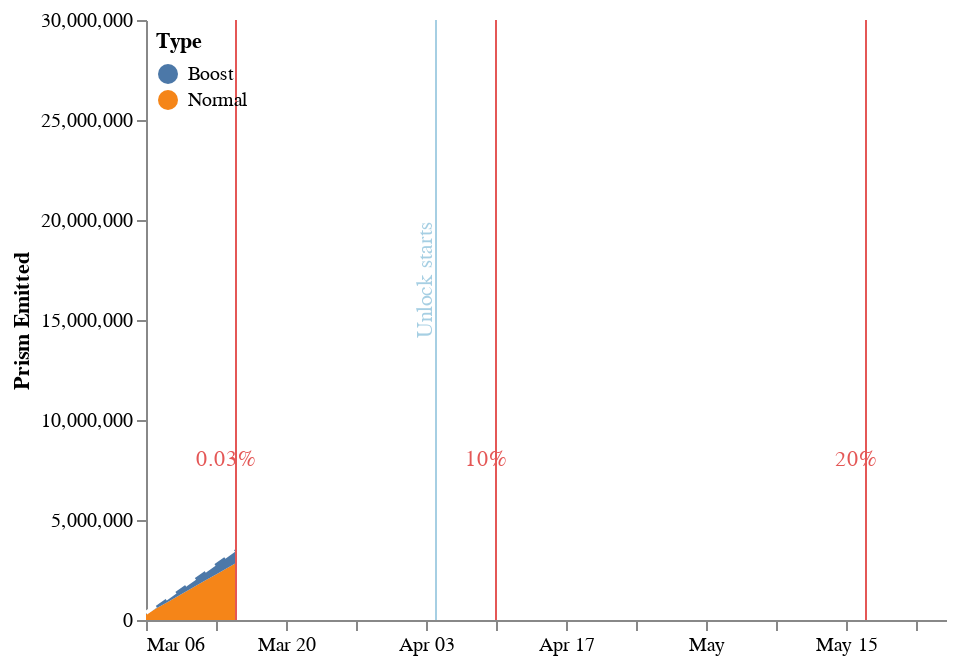

Write notebook code for a chart like this one.
### Code cell
cp = PrismEmittedChartProvider()
cp.prism_emitted_chart(pe_dp.prism_emitted, pe_dp.prism_emitted_so_far, 
                       pe_dp.dates_to_mark, pe_dp.extra_dates_to_mark, '2022-05-25')

### Figure 1 — Vega-Lite specification as saved in the notebook (floating-point values rounded to 4 significant figures)
{"config": {"view": {"continuousWidth": 400, "continuousHeight": 300, "strokeOpacity": 0}, "axis": {"grid": false}, "mark": {"color": "#ffffff"}}, "layer": [{"data": {"name": "data-dcbbd8cc193ebf16c34ae57b0520e0fd"}, "mark": "area", "encoding": {"color": {"field": "Type", "legend": {"direction": "vertical", "legendY": 0, "orient": "none", "padding": 5}, "type": "nominal"}, "tooltip": [{"field": "Date", "type": "temporal"}, {"field": "Type", "type": "nominal"}, {"field": "Amount emitted", "type": "nominal"}], "x": {"field": "Date", "type": "temporal"}, "y": {"field": "Amount", "type": "quantitative"}}}, {"data": {"name": "data-584a0ee3d84936252c7d431598465173"}, "mark": {"type": "line", "strokeDash": [6, 6]}, "encoding": {"x": {"field": "Date", "type": "temporal"}, "y": {"field": "Total Prism", "type": "quantitative"}}}, {"data": {"name": "data-83bde44720af6aad5fababc0fe6339bf"}, "mark": {"type": "rule", "color": "#e45756"}, "encoding": {"x": {"field": "Date", "type": "temporal"}}}, {"data": {"name": "data-83bde44720af6aad5fababc0fe6339bf"}, "mark": {"type": "text", "angle": 0, "color": "#e45756"}, "encoding": {"text": {"field": "text", "type": "nominal"}, "x": {"axis": {"title": ""}, "field": "text_date", "type": "temporal"}, "y": {"field": "height", "type": "quantitative"}}}, {"data": {"name": "data-c8548f5ea70f93ff4dc96480c0deb06f"}, "mark": {"type": "rule", "color": "#a6cfe3"}, "encoding": {"x": {"field": "Date", "type": "temporal"}}}, {"data": {"name": "data-c8548f5ea70f93ff4dc96480c0deb06f"}, "mark": {"type": "text", "angle": 270, "color": "#a6cfe3"}, "encoding": {"text": {"field": "text", "type": "nominal"}, "x": {"axis": {"title": ""}, "field": "text_date", "type": "temporal"}, "y": {"axis": {"title": "Prism Emitted"}, "field": "height", "type": "quantitative"}}}], "$schema": "https://vega.github.io/schema/vega-lite/v4.17.0.json", "datasets": {"data-dcbbd8cc193ebf16c34ae57b0520e0fd": [{"Date": "2022-03-06", "Amount": 284900.0, "Type": "Normal", "Amount emitted": "0.28M"}, {"Date": "2022-03-07", "Amount": 569900.0, "Type": "Normal", "Amount emitted": "0.57M"}, {"Date": "2022-03-08", "Amount": 854800.0, "Type": "Normal", "Amount emitted": "0.85M"}, {"Date": "2022-03-09", "Amount": 1140000.0, "Type": "Normal", "Amount emitted": "1.14M"}, {"Date": "2022-03-10", "Amount": 1425000.0, "Type": "Normal", "Amount emitted": "1.42M"}, {"Date": "2022-03-11", "Amount": 1710000.0, "Type": "Normal", "Amount emitted": "1.71M"}, {"Date": "2022-03-12", "Amount": 1995000.0, "Type": "Normal", "Amount emitted": "1.99M"}, {"Date": "2022-03-13", "Amount": 2279000.0, "Type": "Normal", "Amount emitted": "2.28M"}, {"Date": "2022-03-14", "Amount": 2564000.0, "Type": "Normal", "Amount emitted": "2.56M"}, {"Date": "2022-03-15", "Amount": 2849000.0, "Type": "Normal", "Amount emitted": "2.85M"}, {"Date": "2022-03-06", "Amount": 71230.0, "Type": "Boost", "Amount emitted": "0.07M"}, {"Date": "2022-03-07", "Amount": 142500.0, "Type": "Boost", "Amount emitted": "0.14M"}, {"Date": "2022-03-08", "Amount": 213700.0, "Type": "Boost", "Amount emitted": "0.21M"}, {"Date": "2022-03-09", "Amount": 284900.0, "Type": "Boost", "Amount emitted": "0.28M"}, {"Date": "2022-03-10", "Amount": 356200.0, "Type": "Boost", "Amount emitted": "0.36M"}, {"Date": "2022-03-11", "Amount": 427400.0, "Type": "Boost", "Amount emitted": "0.43M"}, {"Date": "2022-03-12", "Amount": 498600.0, "Type": "Boost", "Amount emitted": "0.5M"}, {"Date": "2022-03-13", "Amount": 569900.0, "Type": "Boost", "Amount emitted": "0.57M"}, {"Date": "2022-03-14", "Amount": 641100.0, "Type": "Boost", "Amount emitted": "0.64M"}, {"Date": "2022-03-15", "Amount": 712300.0, "Type": "Boost", "Amount emitted": "0.71M"}], "data-584a0ee3d84936252c7d431598465173": [{"Date": "2022-03-06", "Total Prism": 356200.0, "Normal": 284900.0, "Boost": 71230.0}, {"Date": "2022-03-07", "Total Prism": 712300.0, "Normal": 569900.0, "Boost": 142500.0}, {"Date": "2022-03-08", "Total Prism": 1068000.0, "Normal": 854800.0, "Boost": 213700.0}, {"Date": "2022-03-09", "Total Prism": 1425000.0, "Normal": 1140000.0, "Boost": 284900.0}, {"Date": "2022-03-10", "Total Prism": 1781000.0, "Normal": 1425000.0, "Boost": 356200.0}, {"Date": "2022-03-11", "Total Prism": 2137000.0, "Normal": 1710000.0, "Boost": 427400.0}, {"Date": "2022-03-12", "Total Prism": 2493000.0, "Normal": 1995000.0, "Boost": 498600.0}, {"Date": "2022-03-13", "Total Prism": 2849000.0, "Normal": 2279000.0, "Boost": 569900.0}, {"Date": "2022-03-14", "Total Prism": 3205000.0, "Normal": 2564000.0, "Boost": 641100.0}, {"Date": "2022-03-15", "Total Prism": 3562000.0, "Normal": 2849000.0, "Boost": 712300.0}, {"Date": "2022-03-16", "Total Prism": 3918000.0, "Normal": 3134000.0, "Boost": 783600.0}, {"Date": "2022-03-17", "Total Prism": 4274000.0, "Normal": 3419000.0, "Boost": 854800.0}, {"Date": "2022-03-18", "Total Prism": 4630000.0, "Normal": 3704000.0, "Boost": 926000.0}, {"Date": "2022-03-19", "Total Prism": 4986000.0, "Normal": 3989000.0, "Boost": 997300.0}, {"Date": "2022-03-20", "Total Prism": 5342000.0, "Normal": 4274000.0, "Boost": 1068000.0}, {"Date": "2022-03-21", "Total Prism": 5699000.0, "Normal": 4559000.0, "Boost": 1140000.0}, {"Date": "2022-03-22", "Total Prism": 6055000.0, "Normal": 4844000.0, "Boost": 1211000.0}, {"Date": "2022-03-23", "Total Prism": 6411000.0, "Normal": 5129000.0, "Boost": 1282000.0}, {"Date": "2022-03-24", "Total Prism": 6767000.0, "Normal": 5414000.0, "Boost": 1353000.0}, {"Date": "2022-03-25", "Total Prism": 7123000.0, "Normal": 5699000.0, "Boost": 1425000.0}, {"Date": "2022-03-26", "Total Prism": 7479000.0, "Normal": 5984000.0, "Boost": 1496000.0}, {"Date": "2022-03-27", "Total Prism": 7836000.0, "Normal": 6268000.0, "Boost": 1567000.0}, {"Date": "2022-03-28", "Total Prism": 8192000.0, "Normal": 6553000.0, "Boost": 1638000.0}, {"Date": "2022-03-29", "Total Prism": 8548000.0, "Normal": 6838000.0, "Boost": 1710000.0}, {"Date": "2022-03-30", "Total Prism": 8904000.0, "Normal": 7123000.0, "Boost": 1781000.0}, {"Date": "2022-03-31", "Total Prism": 9260000.0, "Normal": 7408000.0, "Boost": 1852000.0}, {"Date": "2022-04-01", "Total Prism": 9616000.0, "Normal": 7693000.0, "Boost": 1923000.0}, {"Date": "2022-04-02", "Total Prism": 9973000.0, "Normal": 7978000.0, "Boost": 1995000.0}, {"Date": "2022-04-03", "Total Prism": 10330000.0, "Normal": 8263000.0, "Boost": 2066000.0}, {"Date": "2022-04-04", "Total Prism": 10680000.0, "Normal": 8548000.0, "Boost": 2137000.0}, {"Date": "2022-04-05", "Total Prism": 11040000.0, "Normal": 8833000.0, "Boost": 2208000.0}, {"Date": "2022-04-06", "Total Prism": 11400000.0, "Normal": 9118000.0, "Boost": 2279000.0}, {"Date": "2022-04-07", "Total Prism": 11750000.0, "Normal": 9403000.0, "Boost": 2351000.0}, {"Date": "2022-04-08", "Total Prism": 12110000.0, "Normal": 9688000.0, "Boost": 2422000.0}, {"Date": "2022-04-09", "Total Prism": 12470000.0, "Normal": 9973000.0, "Boost": 2493000.0}, {"Date": "2022-04-10", "Total Prism": 12820000.0, "Normal": 10260000.0, "Boost": 2564000.0}, {"Date": "2022-04-11", "Total Prism": 13180000.0, "Normal": 10540000.0, "Boost": 2636000.0}, {"Date": "2022-04-12", "Total Prism": 13530000.0, "Normal": 10830000.0, "Boost": 2707000.0}, {"Date": "2022-04-13", "Total Prism": 13890000.0, "Normal": 11110000.0, "Boost": 2778000.0}, {"Date": "2022-04-14", "Total Prism": 14250000.0, "Normal": 11400000.0, "Boost": 2849000.0}, {"Date": "2022-04-15", "Total Prism": 14600000.0, "Normal": 11680000.0, "Boost": 2921000.0}, {"Date": "2022-04-16", "Total Prism": 14960000.0, "Normal": 11970000.0, "Boost": 2992000.0}, {"Date": "2022-04-17", "Total Prism": 15320000.0, "Normal": 12250000.0, "Boost": 3063000.0}, {"Date": "2022-04-18", "Total Prism": 15670000.0, "Normal": 12540000.0, "Boost": 3134000.0}, {"Date": "2022-04-19", "Total Prism": 16030000.0, "Normal": 12820000.0, "Boost": 3205000.0}, {"Date": "2022-04-20", "Total Prism": 16380000.0, "Normal": 13110000.0, "Boost": 3277000.0}, {"Date": "2022-04-21", "Total Prism": 16740000.0, "Normal": 13390000.0, "Boost": 3348000.0}, {"Date": "2022-04-22", "Total Prism": 17100000.0, "Normal": 13680000.0, "Boost": 3419000.0}, {"Date": "2022-04-23", "Total Prism": 17450000.0, "Normal": 13960000.0, "Boost": 3490000.0}, {"Date": "2022-04-24", "Total Prism": 17810000.0, "Normal": 14250000.0, "Boost": 3562000.0}, {"Date": "2022-04-25", "Total Prism": 18160000.0, "Normal": 14530000.0, "Boost": 3633000.0}, {"Date": "2022-04-26", "Total Prism": 18520000.0, "Normal": 14820000.0, "Boost": 3704000.0}, {"Date": "2022-04-27", "Total Prism": 18880000.0, "Normal": 15100000.0, "Boost": 3775000.0}, {"Date": "2022-04-28", "Total Prism": 19230000.0, "Normal": 15390000.0, "Boost": 3847000.0}, {"Date": "2022-04-29", "Total Prism": 19590000.0, "Normal": 15670000.0, "Boost": 3918000.0}, {"Date": "2022-04-30", "Total Prism": 19950000.0, "Normal": 15960000.0, "Boost": 3989000.0}, {"Date": "2022-05-01", "Total Prism": 20300000.0, "Normal": 16240000.0, "Boost": 4060000.0}, {"Date": "2022-05-02", "Total Prism": 20660000.0, "Normal": 16530000.0, "Boost": 4132000.0}, {"Date": "2022-05-03", "Total Prism": 21010000.0, "Normal": 16810000.0, "Boost": 4203000.0}, {"Date": "2022-05-04", "Total Prism": 21370000.0, "Normal": 17100000.0, "Boost": 4274000.0}, {"Date": "2022-05-05", "Total Prism": 21730000.0, "Normal": 17380000.0, "Boost": 4345000.0}, {"Date": "2022-05-06", "Total Prism": 22080000.0, "Normal": 17670000.0, "Boost": 4416000.0}, {"Date": "2022-05-07", "Total Prism": 22440000.0, "Normal": 17950000.0, "Boost": 4488000.0}, {"Date": "2022-05-08", "Total Prism": 22790000.0, "Normal": 18240000.0, "Boost": 4559000.0}, {"Date": "2022-05-09", "Total Prism": 23150000.0, "Normal": 18520000.0, "Boost": 4630000.0}, {"Date": "2022-05-10", "Total Prism": 23510000.0, "Normal": 18810000.0, "Boost": 4701000.0}, {"Date": "2022-05-11", "Total Prism": 23860000.0, "Normal": 19090000.0, "Boost": 4773000.0}, {"Date": "2022-05-12", "Total Prism": 24220000.0, "Normal": 19380000.0, "Boost": 4844000.0}, {"Date": "2022-05-13", "Total Prism": 24580000.0, "Normal": 19660000.0, "Boost": 4915000.0}, {"Date": "2022-05-14", "Total Prism": 24930000.0, "Normal": 19950000.0, "Boost": 4986000.0}, {"Date": "2022-05-15", "Total Prism": 25290000.0, "Normal": 20230000.0, "Boost": 5058000.0}, {"Date": "2022-05-16", "Total Prism": 25640000.0, "Normal": 20520000.0, "Boost": 5129000.0}, {"Date": "2022-05-17", "Total Prism": 26000000.0, "Normal": 20800000.0, "Boost": 5200000.0}, {"Date": "2022-05-18", "Total Prism": 26360000.0, "Normal": 21080000.0, "Boost": 5271000.0}, {"Date": "2022-05-19", "Total Prism": 26710000.0, "Normal": 21370000.0, "Boost": 5342000.0}, {"Date": "2022-05-20", "Total Prism": 27070000.0, "Normal": 21650000.0, "Boost": 5414000.0}, {"Date": "2022-05-21", "Total Prism": 27420000.0, "Normal": 21940000.0, "Boost": 5485000.0}, {"Date": "2022-05-22", "Total Prism": 27780000.0, "Normal": 22220000.0, "Boost": 5556000.0}, {"Date": "2022-05-23", "Total Prism": 28140000.0, "Normal": 22510000.0, "Boost": 5627000.0}, {"Date": "2022-05-24", "Total Prism": 28490000.0, "Normal": 22790000.0, "Boost": 5699000.0}, {"Date": "2022-05-25", "Total Prism": 28850000.0, "Normal": 23080000.0, "Boost": 5770000.0}], "data-83bde44720af6aad5fababc0fe6339bf": [{"height": 8000000, "text": "10%", "text_date": "2022-04-09", "Date": "2022-04-10", "Total Prism": 12820000.0}, {"height": 8000000, "text": "20%", "text_date": "2022-05-16", "Date": "2022-05-17", "Total Prism": 26000000.0}, {"height": 8000000, "text": "0.03%", "text_date": "2022-03-14", "Date": "2022-03-15", "Total Prism": 3562000.0}], "data-c8548f5ea70f93ff4dc96480c0deb06f": [{"height": 17000000, "text": "Unlock starts", "text_date": "2022-04-03", "Date": "2022-04-04"}]}}
